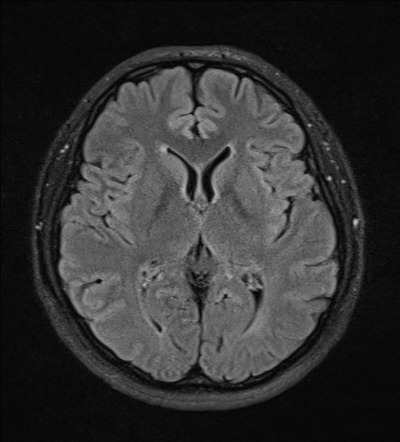
#> input picture img/no (1).jpg, 400 x 442 px, given in place of m (5).jpg, which was not available
$ jupyter execute --allow-errors main.ipynb
#> lines starting #> are read from the running program, lines starting #| are printed output that depends on the picture; after the words box and inside, x2 and y2 are one past the last pixel; in counts of white or black regions, pixels touching at a corner belong together; pictures that were not available may be replaced by others from this repository, and a replacement may not be noted
[cell 1]
# ==================================================================================================== Step 1: Import Libraries and Load Images
import cv2
import numpy as np

# Set the path to the images
img = [
    "img/no (1).jpg",
    "img/no (2).jpg",
    "img/no (3).jpg",
    "img/no (4).jpg",
    "img/no (5).jpg",
    "img/no (6).jpg",
    "img/no (7).jpg",
    "img/no (8).jpg",
    "img/no (9).jpg",
    "img/no (10).jpg",
    "img/gg (1).jpg",
    "img/gg (2).jpg",
    "img/gg (3).jpg",
    "img/gg (4).jpg",
    "img/m (1).jpg",
    "img/m (2).jpg",
    "img/m (3).jpg",
    "img/m (4).jpg",
    "img/m (5).jpg",
    "img/m (6).jpg",
]

# Shuffle the images
np.random.shuffle(img)

# Prepare the correct answers
correct_ans = []
for i in img:
    correct_ans.append("No" if "no" in i else "Yes")

# Load the images in grayscale
df_img = []
for i in img:
    df_img.append(cv2.imread(i, cv2.IMREAD_GRAYSCALE))

[cell 2]
# ==================================================================================================== Step 2: Preprocess the Images
# Crop image of unwanted padding
cropped_img = []
#> cropped_img = []
#> (the rest of this cell did not finish here and is left out)

[cell 3]
# ==================================================================================================== Step 3: Extract Features and Classify
# Switch to save the result
save_result = True

# 1. Threshold
threshold_img = []
# Parameters
t_val = 100
index = 0
for img in cropped_img:
    _, tres = cv2.threshold(img.copy(), t_val, 255, cv2.THRESH_BINARY)
    cv2.imwrite(f"output/2 Threshold Image {index+1}.jpg", tres)
    threshold_img.append(tres)
    index += 1
#> this loop made 4 passes
#> pass 1, `_, tres = cv2.threshold(img.copy(), t_val, 255, cv2.THRESH_BINARY)`:
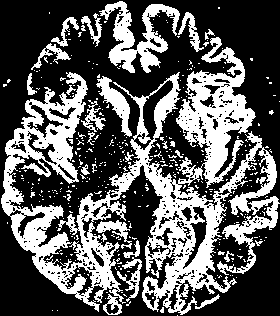
#> tres: shape (316, 280); 36.2% white; 370 white regions (343 under 20 px), largest, box (x1, y1, x2, y2) and area: (1, 37, 280, 315) 24891, (99, 1, 180, 73) 2316, (96, 76, 132, 137) 733


# 2. Erode and Dilate
ed_img = []
# Parameters
k_size = 3
kernel = np.ones((k_size, k_size), np.uint8)
total_iterations = 2
e_iterations = 2
d_iterations = 3

index = 0
for img in threshold_img:
    for i in range(total_iterations):
        erode = cv2.erode(img.copy(), kernel, iterations=e_iterations)
        dilate = cv2.dilate(erode, kernel, iterations=d_iterations)
    cv2.imwrite(f"output/3 Eroded and Dilated Image {index+1}.jpg", dilate)
    ed_img.append(dilate)
    index += 1
#> this loop made 4 passes
#> pass 1, `cv2.imwrite(f"output/3 Eroded and Dilated Image {index+1}.jpg", dilate)`:
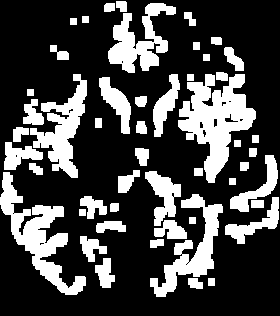
#> saved as 3 Eroded and Dilated Image 1.jpg: shape (316, 280); 27.6% white; 50 white regions, largest, box (x1, y1, x2, y2) and area: (178, 74, 256, 183) 4095, (0, 172, 86, 295) 3240, (30, 74, 87, 178) 2354
#> after the loop:
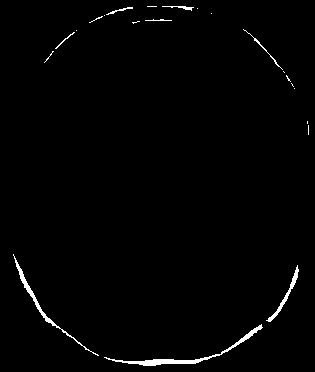
#> erode: shape (372, 315); 1.3% white; 22 white regions (14 under 20 px), largest, box (x1, y1, x2, y2) and area: (104, 324, 263, 366) 595, (13, 254, 99, 356) 371, (266, 265, 299, 322) 224

# 3. Finding Contours, Draw Contours, Extract features
output_img = []
output_ans = []

# Font
font = cv2.FONT_HERSHEY_SIMPLEX
font_scale = 0.5
font_color = (255, 255, 255)
font_thickness = 1
text_origin_pred = (10, 20)
text_origin_ans = (10, 50)
text_origin_accurate = (100, 20)

# Output Bar Size
bar_height = 60
bar_width = 150

# Save result img
save_result = True

# Parameters
t_min_area = 0.005
t_max_area = 0.20
t_rect_ratio = 2  # Good Value 2
t_box_pos = 0.15
t_white_1 = 0.25  # 0.25, 0.3 Interesting Result
t_white_2 = 0.35  # 0.35, 0.4 Interesting Result


# Function to add a top bar to the image
def img_add_top_bar(img, height: int, width: int):
    orig_height, orig_width = img.shape
    # Calculate the new image dimensions, ensuring the top bar fits
    new_height = height + orig_height
    new_width = max(orig_width, width)

    # Create a new image with the expanded height and width
    new_img = np.zeros((new_height, new_width), dtype=np.uint8)
    # Place the original image below the top bar
    new_img[height:, :orig_width] = img
    return new_img


index = 0
for img in ed_img:
    # Get the index of the image
    original_img = cropped_img[index]
    correct_answer = correct_ans[index]

    # Initialize the variables
    predStr = ""
    outputAns = ""
    correct_or_wrong_str = ""
    new_canvas = original_img.copy()
    box_count = 0

    # Filter 1: Overall White Pixel Percentage too High
    if np.sum(img == 255) / (img.shape[0] * img.shape[1]) > t_white_1:
        box_count = 0
    else:
        # Find the contours
        contours, _ = cv2.findContours(img, cv2.RETR_LIST, cv2.CHAIN_APPROX_SIMPLE)

        # Filter 2: Base on contour properties
        for cnt in contours:
            x, y, w, h = cv2.boundingRect(cnt)
            min_area = t_min_area * img.shape[0] * img.shape[1]
            max_area = t_max_area * img.shape[0] * img.shape[1]
            area = w * h
            bound_center = (x + w / 2, y + h / 2)
            low_x = t_box_pos * img.shape[1]
            low_y = t_box_pos * img.shape[0]
            up_x = img.shape[1] - low_x
            up_y = img.shape[0] - low_y
            if min_area < area < max_area and w / h < t_rect_ratio and h / w < t_rect_ratio and (up_x > bound_center[0] > low_x) and (up_y > bound_center[1] > low_y) and (np.sum(img[y : y + h, x : x + w] == 255) / area) > t_white_2:
                cv2.rectangle(new_canvas, (x, y), (x + w, y + h), (255, 255, 255), 1)
                box_count += 1

    # Tally the results
    new_canvas = img_add_top_bar(new_canvas, bar_height, bar_width)
    if box_count > 0:
        predStr = "Pred:Yes"
        outputAns = "Yes"
        correct_or_wrong_str = "Correct" if correct_answer == "Yes" else "Wrong"
    else:
        predStr = "Pred:No"
        outputAns = "No"
        correct_or_wrong_str = "Correct" if correct_answer == "No" else "Wrong"

    # Add labels
    cv2.putText(new_canvas, predStr, text_origin_pred, font, font_scale, font_color, font_thickness, cv2.LINE_AA)
    cv2.putText(new_canvas, "Ans:" + correct_answer, text_origin_ans, font, font_scale, font_color, font_thickness, cv2.LINE_AA)
    cv2.putText(new_canvas, correct_or_wrong_str, text_origin_accurate, font, font_scale, font_color, font_thickness, cv2.LINE_AA)

    # Save the output
    output_img.append(new_canvas)
    output_ans.append(outputAns)
    print("Image ", index + 1, ": Prediction: ", outputAns, " | Answer: ", correct_answer)

    # Save the result
    if save_result:
        cv2.imwrite("output/4 Result " + str(index + 1) + " - " + str(correct_or_wrong_str) + ".jpg", new_canvas)

    index += 1
#> this loop made 4 passes
#> pass 1, `original_img = cropped_img[index]`:
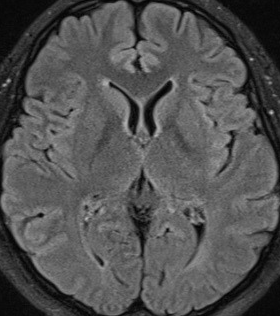
#> original_img: shape (316, 280); min 0, max 189, mean 82.2
#> pass 1, `new_canvas = img_add_top_bar(new_canvas, bar_height, bar_width)`:
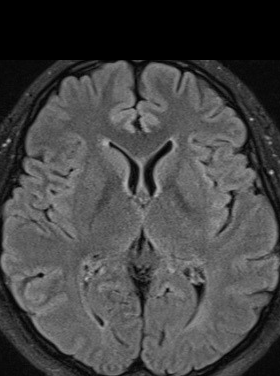
#> new_canvas: shape (376, 280); min 0, max 189, mean 69.1
#> pass 1, `cv2.imwrite("output/4 Result " + str(index + 1) + " - " + str(correct_..`:
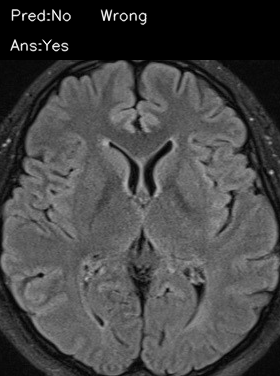
#> saved as 4 Result 1 - Wrong.jpg: shape (376, 280); min 0, max 252, mean 70.3
#> pass 2, `original_img = cropped_img[index]`:
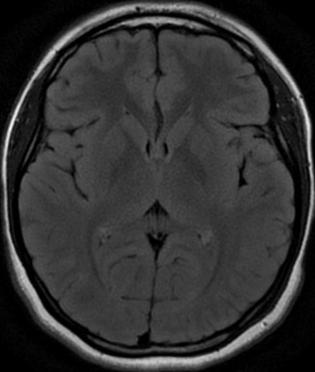
#> original_img: shape (372, 315); min 0, max 246, mean 49.9
#> after the loop:
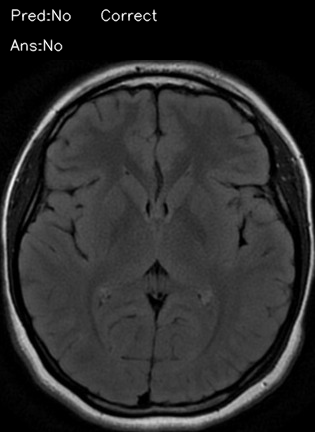
#> new_canvas: shape (432, 315); min 0, max 252, mean 43.9


# ==================================================================================================== Step 4: Display the Results
# Get the accuracy
correct = 0
for i in range(len(output_ans)):
    if output_ans[i] == correct_ans[i]:
        correct += 1
accuracy = correct / len(output_ans) * 100
print("Total Correct: ", correct, " out of ", len(output_ans))
print("Accuracy: ", accuracy, "%")
# Display the output
for i in range(len(output_img)):
    cv2.imshow("Output " + str(i + 1), output_img[i])
    cv2.waitKey(0)
    cv2.destroyAllWindows()
